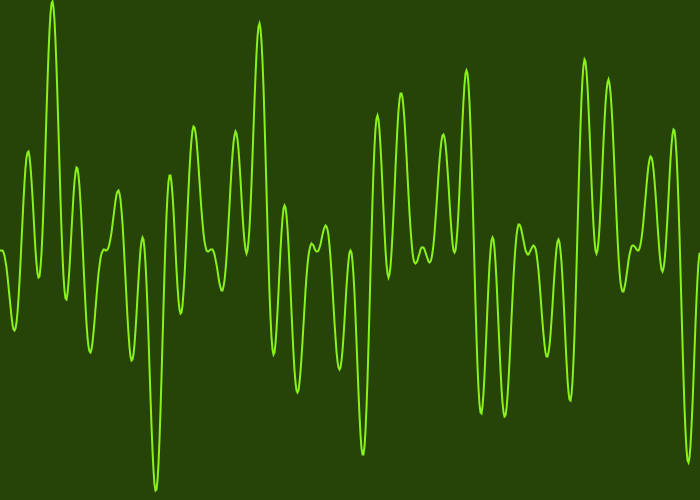
Frame 1 (no input)
Frame 60 (the mouse pressed at the canvas centre just before this capture): identical to frame 1, image omitted
Frame 120 (the mouse held since frame 60 and released just before this capture): identical to frame 1, image omitted

The Processing sketch that drew this single still picture (run headless with seeded random() and noise(); from frame 60 on, the mouse is pressed at the canvas centre):

// Processing sketch: e133_SinOsc_demo
// ── e133_SinOsc_demo.pde
void setup() {
  size(700, 500);
  strokeWeight(2);
  stroke(#89F21B);
  noFill();
}
void draw() {
  background(#264308);
  beginShape();
  for (float x=0; x<width; x++) {
    float freq = 10 * (x / width * TWO_PI);
    float phase = 0;
    float mul = 250;
    float add = 250;
    float y = mul * sin(phase + freq) * 
      sin(freq * 1.7) * sin(freq * 0.33) + add;
    vertex(x, y);
  }
  endShape();
}
